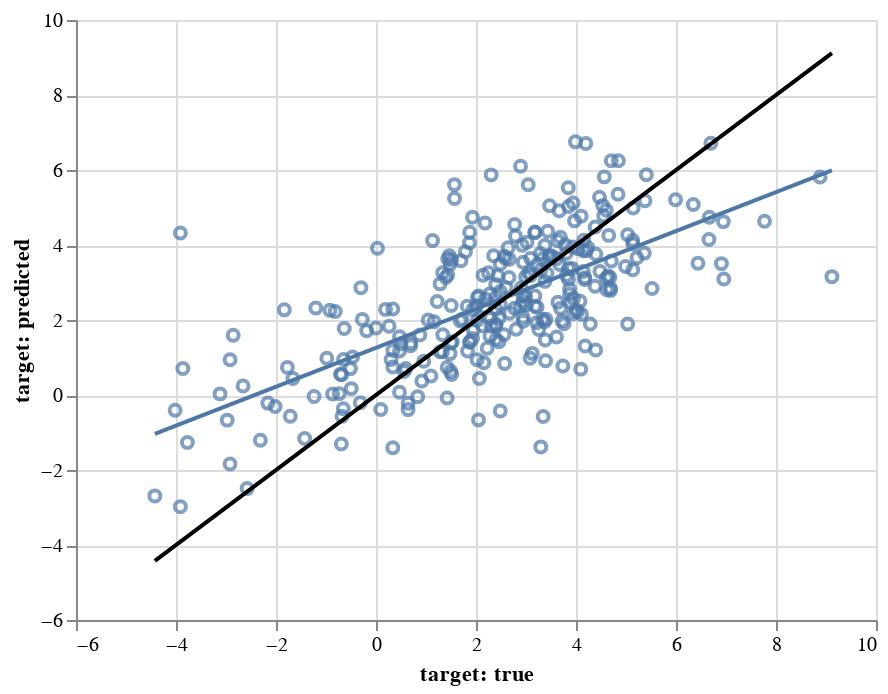

Here is the notebook cell this chart was saved with:
### Code cell
baseline.visualize('pair_predict', algea_test, untransform=False)

### Figure 1 — Vega-Lite specification as saved in the notebook (floating-point values rounded to 4 significant figures; data arrays with more than 128 entries replaced by an {"elided": "..."} marker saying what was removed)
{"config": {"view": {"continuousWidth": 400, "continuousHeight": 300}}, "layer": [{"mark": "point", "encoding": {"x": {"type": "quantitative", "field": "target: true", "scale": {"zero": false}}, "y": {"type": "quantitative", "field": "target: predicted", "scale": {"zero": false}}}}, {"mark": "line", "encoding": {"x": {"type": "quantitative", "field": "target: true", "scale": {"zero": false}}, "y": {"type": "quantitative", "field": "target: predicted", "scale": {"zero": false}}}, "transform": [{"on": "target: true", "regression": "target: predicted"}]}, {"data": {"name": "data-6d0ccddecc275bc21a7fa39a096b99f0"}, "mark": {"type": "line", "color": "black"}, "encoding": {"x": {"type": "quantitative", "field": "target: true"}, "y": {"type": "quantitative", "field": "target: predicted"}}}], "data": {"name": "data-7dd99d9bb427d855651afda4cc18e489"}, "$schema": "https://vega.github.io/schema/vega-lite/v4.8.1.json", "datasets": {"data-7dd99d9bb427d855651afda4cc18e489": {"elided": "288 records"}, "data-6d0ccddecc275bc21a7fa39a096b99f0": [{"target: true": -4.423, "target: predicted": -4.423}, {"target: true": 9.118, "target: predicted": 9.118}]}}
